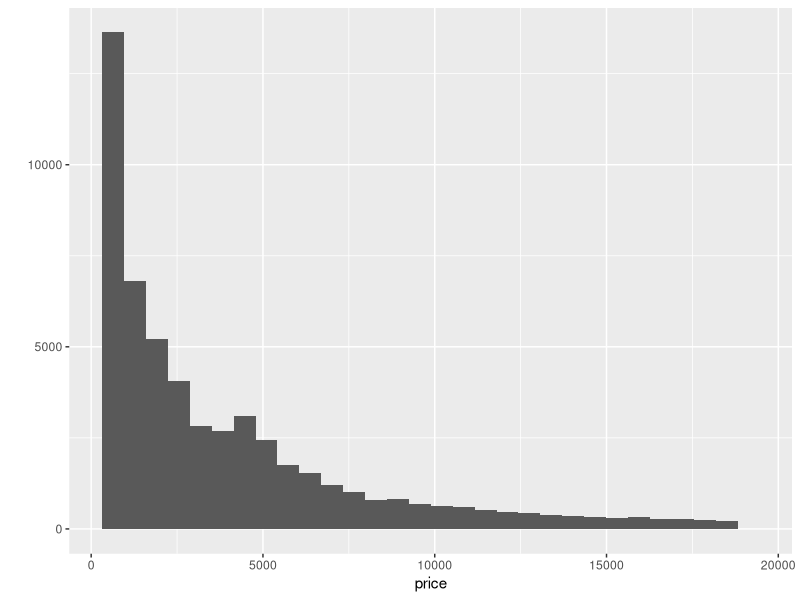
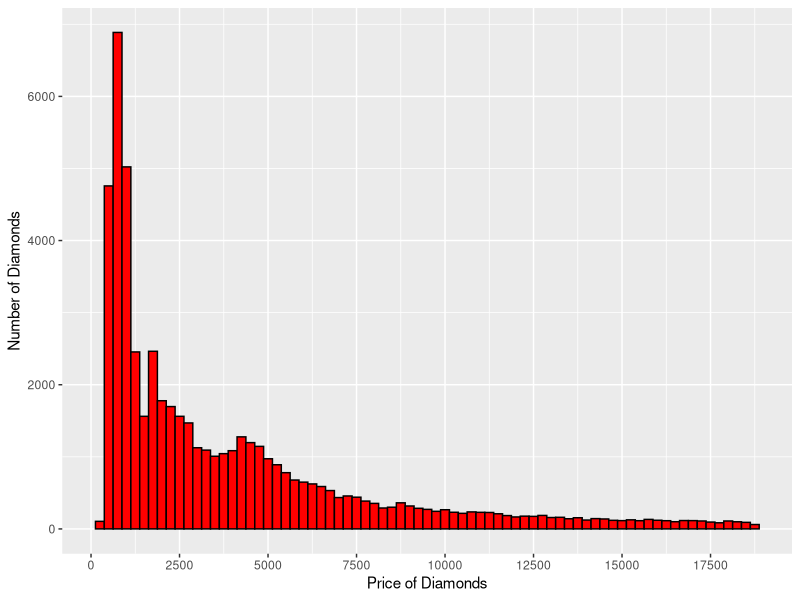
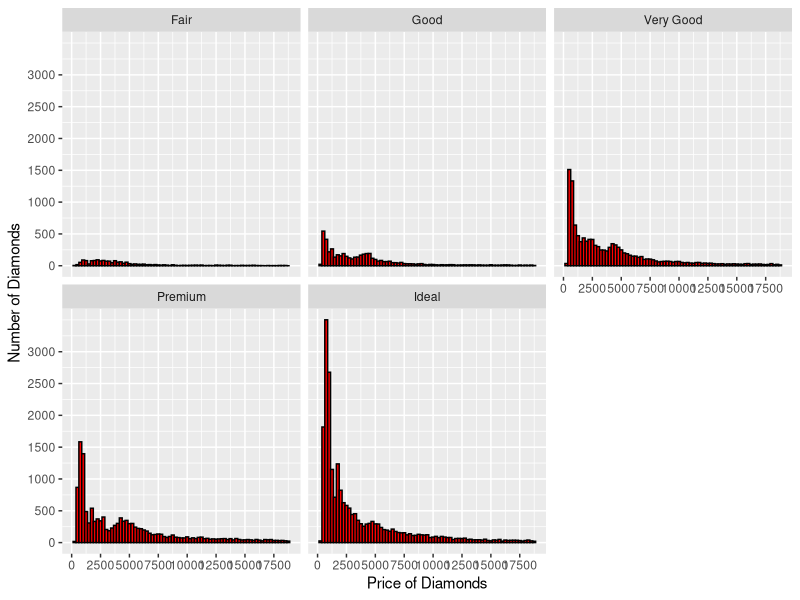
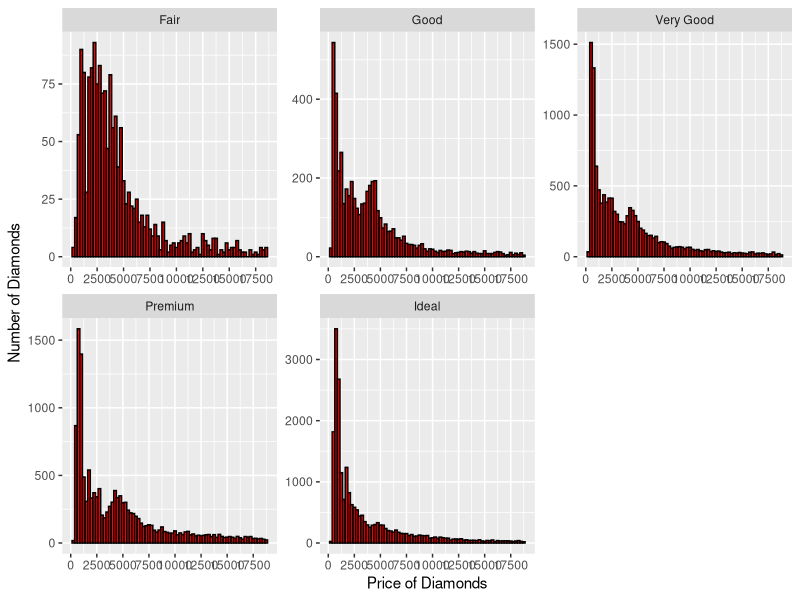
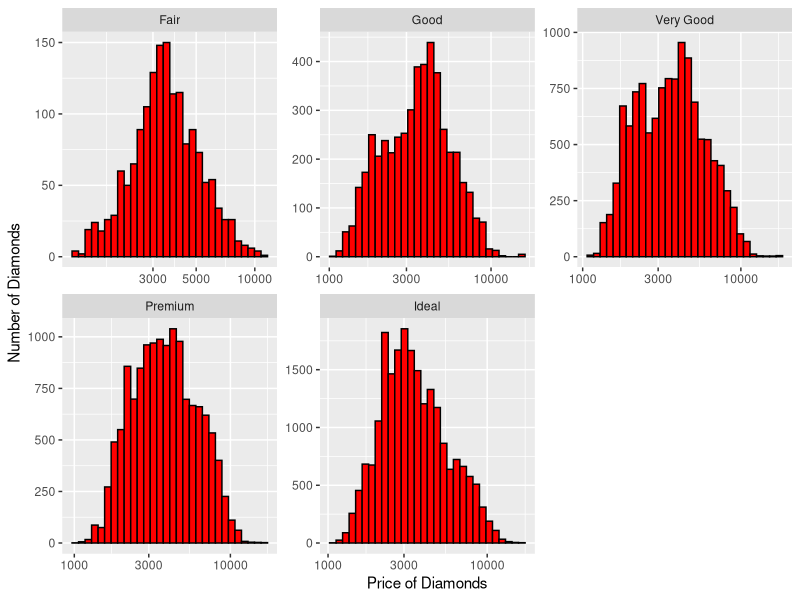
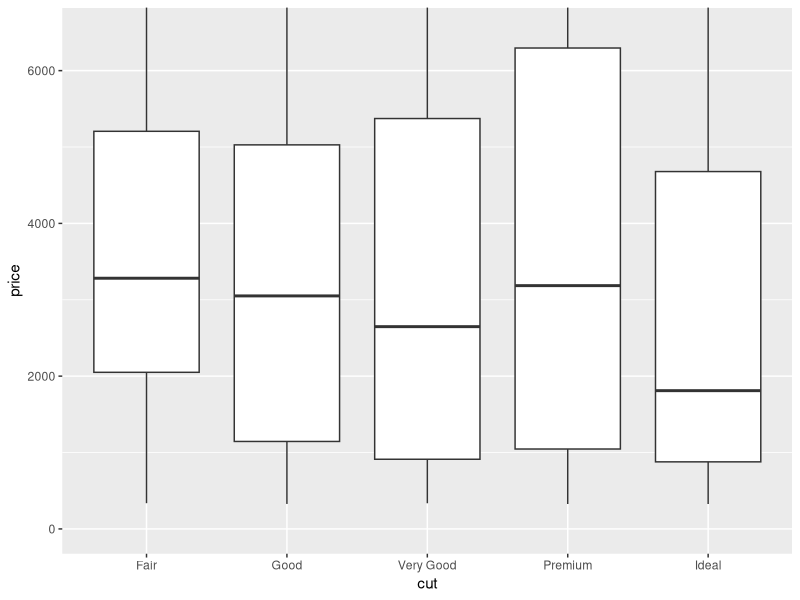
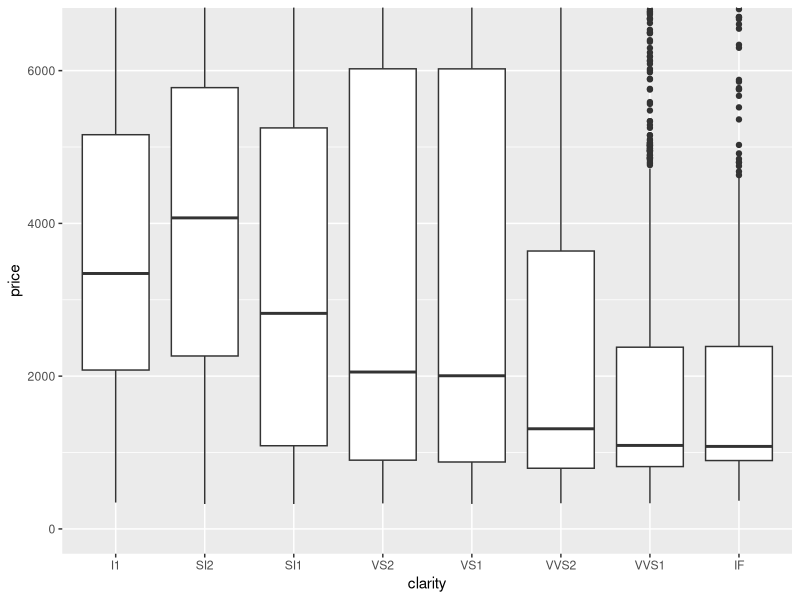
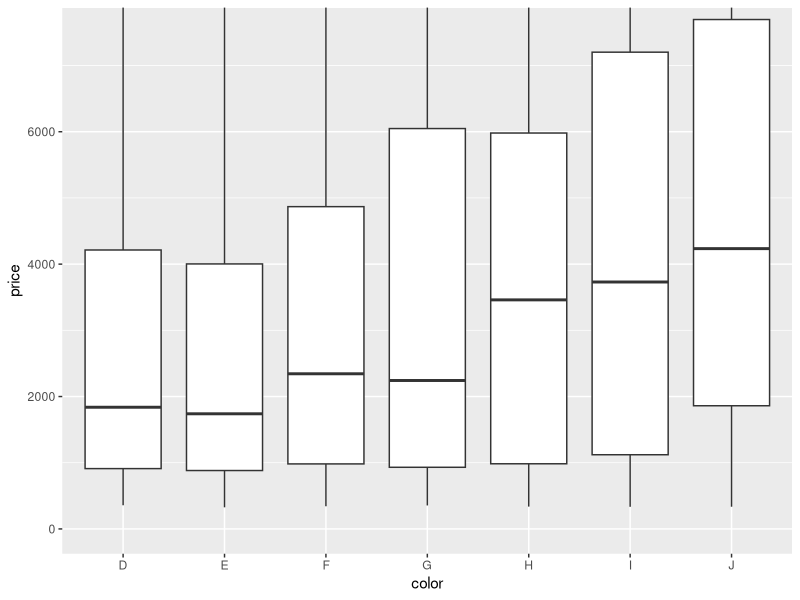

These figures' R source, in order:
library(ggplot2)
data("diamonds")

# Q1
dim(diamonds)
summary(diamonds)
?diamonds
diamonds$color

#Q2
qplot(x = price, data = diamonds)

#Q3
summary(diamonds$price)
mean(diamonds$price)
median(diamonds$price)

#Q4
nrow(subset(diamonds, price < 500))
nrow(subset(diamonds, price < 250))
nrow(subset(diamonds, price >= 15000))

#Q5
qplot(x = price, data = diamonds, binwidth = 250, color = I('black'), 
      xlab = "Price of Diamonds",
      ylab = "Number of Diamonds",
      fill = I('Red')) + 
  scale_x_continuous(breaks = seq(0, 19000, 2500))

#Q6
qplot(x = price, data = diamonds, binwidth = 250, color = I('black'), 
      xlab = "Price of Diamonds",
      ylab = "Number of Diamonds",
      fill = I('Red')) + 
  scale_x_continuous(breaks = seq(0, 19000, 2500)) + 
  scale_y_continuous(breaks = seq(0, 3000, 500)) +
  facet_wrap(~cut)

#Q7
by(diamonds$price, diamonds$cut, max)
by(diamonds$price, diamonds$cut, min)
by(diamonds$price, diamonds$cut, median)

#Q8
qplot(x = price, data = diamonds, binwidth = 250, color = I('black'), 
      xlab = "Price of Diamonds",
      ylab = "Number of Diamonds",
      fill = I('Red')) + 
  scale_x_continuous(breaks = seq(0, 19000, 2500)) +
  facet_wrap(~cut, scales = 'free')

#Q9
qplot(x = price/carat, data = diamonds, color = I('black'), 
      xlab = "Price of Diamonds",
      ylab = "Number of Diamonds",
      fill = I('Red')) + 
  scale_x_log10() +
  facet_wrap(~cut, scales = 'free')

#Q10
qplot(x = cut, y = price, data = diamonds, geom =  'boxplot') + 
  coord_cartesian(ylim = c(0, 6500))
ggsave("Plots/boxplot_price_by_cut.png")

qplot(x = clarity, y = price, data = diamonds, geom =  'boxplot') + 
  coord_cartesian(ylim = c(0, 6500))
ggsave("Plots/boxplot_price_by_clarity.png")

qplot(x = color, y = price, data = diamonds, geom =  'boxplot') + 
  coord_cartesian(ylim = c(0, 7500))
ggsave("Plots/boxplot_price_by_color.png")

#Q11
by(diamonds$price, diamonds$color, summary)
by(diamonds$price, diamonds$color, IQR)

#Q12
qplot(x = color, y = price/carat, data = diamonds, geom =  'boxplot') + 
  coord_cartesian(ylim = c(2000, 6000))
ggsave("Plots/boxplot_price_per_carat_by_color.png")

#Q13
qplot(x = carat, data = diamonds, bins = 30, geom = 'freqpoly', color = cut)

#Q14


#Q15

